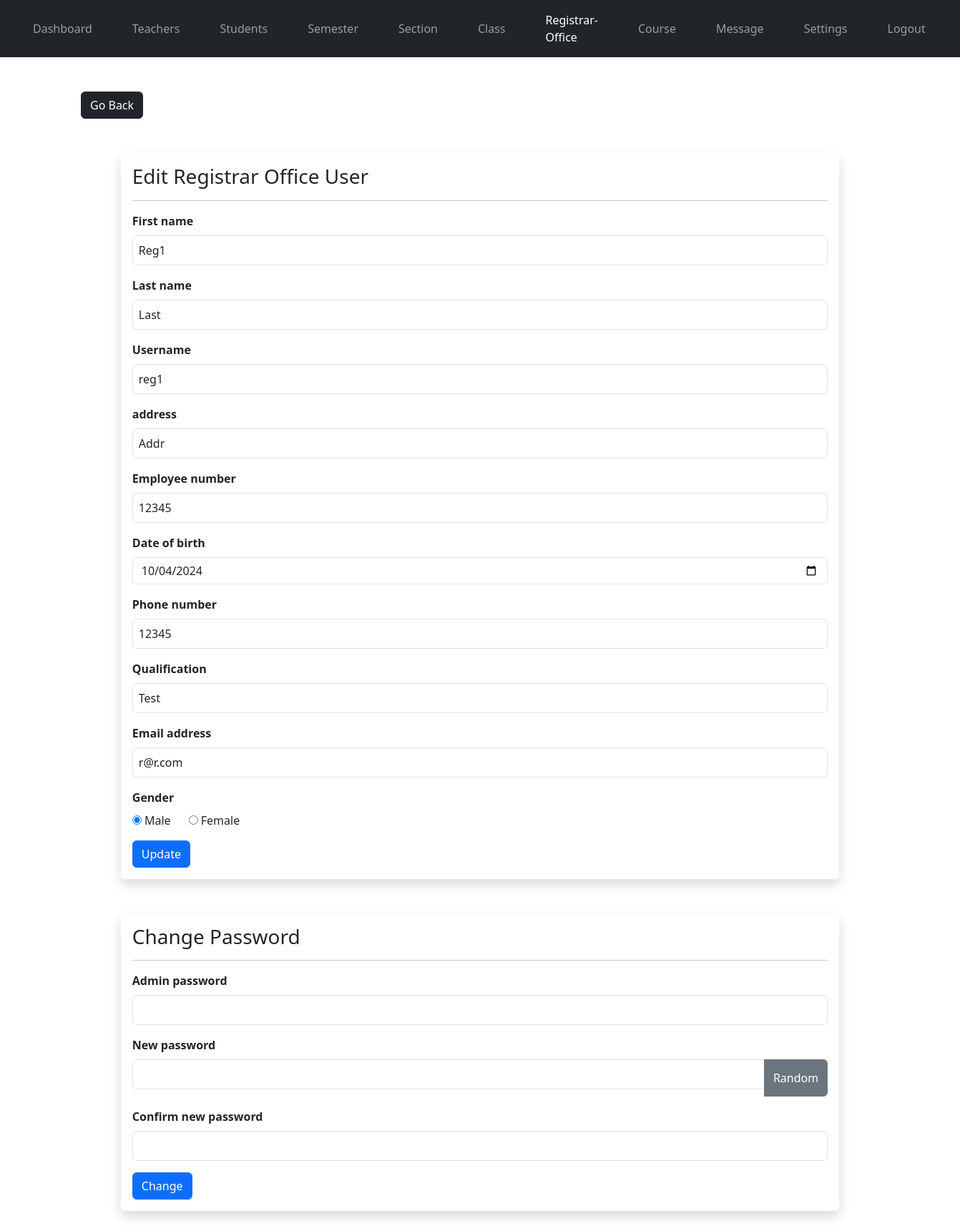
/admin/registrar-office-edit.php?r_user_id=1 (signed in), run on the app's committed database.
### tables this page shows
CREATE TABLE `registrar_office` (
  `r_user_id` int(11) NOT NULL,
  `username` varchar(127) NOT NULL,
  `password` varchar(255) NOT NULL,
  `fname` varchar(31) NOT NULL,
  `lname` varchar(31) NOT NULL,
  `address` varchar(31) NOT NULL,
  `employee_number` int(11) NOT NULL,
  `date_of_birth` date NOT NULL,
  `phone_number` varchar(31) NOT NULL,
  `qualification` varchar(31) NOT NULL,
  `gender` varchar(7) NOT NULL,
  `email_address` varchar(255) NOT NULL,
  `date_of_joined` datetime NOT NULL DEFAULT current_timestamp()
);

### admin/data/registrar_office.php (called while the page is built, shortened)
<?php
function getR_usersById($r_user_id, $conn){
   $sql = "SELECT * FROM registrar_office
           WHERE r_user_id=?";
   $stmt = $conn->prepare($sql);
   $stmt->execute([$r_user_id]);
   if ($stmt->rowCount() == 1) {
     $teacher = $stmt->fetch();
     return $teacher;
   }else {
    return 0;
   }
}

### admin/registrar-office-edit.php (the view, shortened to what this page needs)
<?php
if (isset($_SESSION['admin_id']) &&
    isset($_SESSION['role'])     &&
    isset($_GET['r_user_id'])) {
    if ($_SESSION['role'] == 'Admin') {
       include "../db_connection.php";
       include "data/registrar_office.php";
       $r_user_id = $_GET['r_user_id'];
       $r_user = getR_usersById($r_user_id, $conn);
 ?>
<?php
       include "../header.php";
?>
<body>
    <?php
        include "../nav.php";
     ?>
     <div class="container mt-5">
        <a href="registrar-office.php"
           class="btn btn-dark">Go Back</a>
        <form method="post"
              class="shadow p-3 mt-5 form-w"
              action="api/registrar-office-edit.php">
        <h3>Edit Registrar Office User</h3><hr>
        <div class="mb-3">
          <label class="form-label">First name</label>
          <input type="text"
                 class="form-control"
                 value="<?=$r_user['fname']?>"
                 name="fname">
        </div>
        <div class="mb-3">
          <label class="form-label">Last name</label>
          <input type="text"
                 class="form-control"
                 value="<?=$r_user['lname']?>"
                 name="lname">
        </div>
        <div class="mb-3">
          <label class="form-label">Username</label>
          <input type="text"
                 class="form-control"
                 value="<?=$r_user['username']?>"
                 name="username">
        </div>
        <div class="mb-3">
          <label class="form-label">address</label>
          <input type="text"
                 class="form-control"
                 value="<?=$r_user['address']?>"
                 name="address">
        </div>
        <div class="mb-3">
          <label class="form-label">Employee number</label>
          <input type="text"
                 class="form-control"
                 value="<?=$r_user['employee_number']?>"
                 name="employee_number">
        </div>
        <div class="mb-3">
          <label class="form-label">Date of birth</label>
          <input type="date"
                 class="form-control"
                 value="<?=$r_user['date_of_birth']?>"
                 name="date_of_birth">
        </div>
        <div class="mb-3">
          <label class="form-label">Phone number</label>
          <input type="text"
                 class="form-control"
                 value="<?=$r_user['phone_number']?>"
                 name="phone_number">
        </div>
        <div class="mb-3">
          <label class="form-label">Qualification</label>
          <input type="text"
                 class="form-control"
                 value="<?=$r_user['qualification']?>"
                 name="qualification">
        </div>
        <div class="mb-3">
          <label class="form-label">Email address</label>
          <input type="text"
                 class="form-control"
                 value="<?=$r_user['email_address']?>"
                 name="email_address">
        </div>
        <div class="mb-3">
          <label class="form-label">Gender</label><br>
          <input type="radio"
                 value="Male"
                 <?php if($r_user['gender'] == 'Male') echo 'checked';  ?>
                 name="gender"> Male
                 &nbsp;&nbsp;&nbsp;&nbsp;
          <input type="radio"
                 value="Female"
                 <?php if($r_user['gender'] == 'Female') echo 'checked';  ?>
                 name="gender"> Female
        </div>
      <button type="submit" class="btn btn-primary">Update</button>
     </form>
     <form method="post"
              class="shadow p-3 my-5 form-w"
              action="api/registrar-office-change.php"
              id="change_password">
        <h3>Change Password</h3><hr>
       <div class="mb-3">
            <div class="mb-3">
            <label class="form-label">Admin password</label>
                <input type="password"
                       class="form-control"
                       name="admin_pass">
          </div>
            <label class="form-label">New password </label>
            <div class="input-group mb-3">
                <input type="text"
                       class="form-control"
                       name="new_pass"
                       id="passInput">
                <button class="btn btn-secondary"
                        id="gBtn">
                        Random</button>
            </div>
          </div>
          <div class="mb-3">
            <label class="form-label">Confirm new password  </label>
                <input type="text"
                       class="form-control"
                       name="c_new_pass"
                       id="passInput2">
          </div>
          <button type="submit"
              class="btn btn-primary">
              Change</button>
        </form>
     </div>
</body>
<?php
       include "../footer.php";
?>
<?php
  }else {
    header("Location: teacher.php");
    exit;
  }
}else {
	header("Location: teacher.php");
	exit;
}
?>

### static/styles.css (style rules this page uses)
* { margin: 0; padding: 0; }
body { font-family: Arial, sans-serif; margin: 0; padding: 0px; background-color: #f4f4f4; color: #333; }
form { width: 90%; margin: 0 auto; background: #fff; padding: 20px; border-radius: 5px; box-shadow: 0 0 10px rgba(0, 0, 0, 0.1); }
label { font-weight: bold; margin-bottom: 5px; }
input[type="text"], input[type="password"], input[type="submit"] { width: 100%; padding: 8px; margin-bottom: 10px; box-sizing: border-box; }

### data on the page
registrar_office: fname "Reg1", lname "Last", username "reg1", address "Addr", employee_number "12345", date_of_birth "10/04/2024", phone_number "12345", qualification "Test", email_address "r@r.com", gender "☑"
